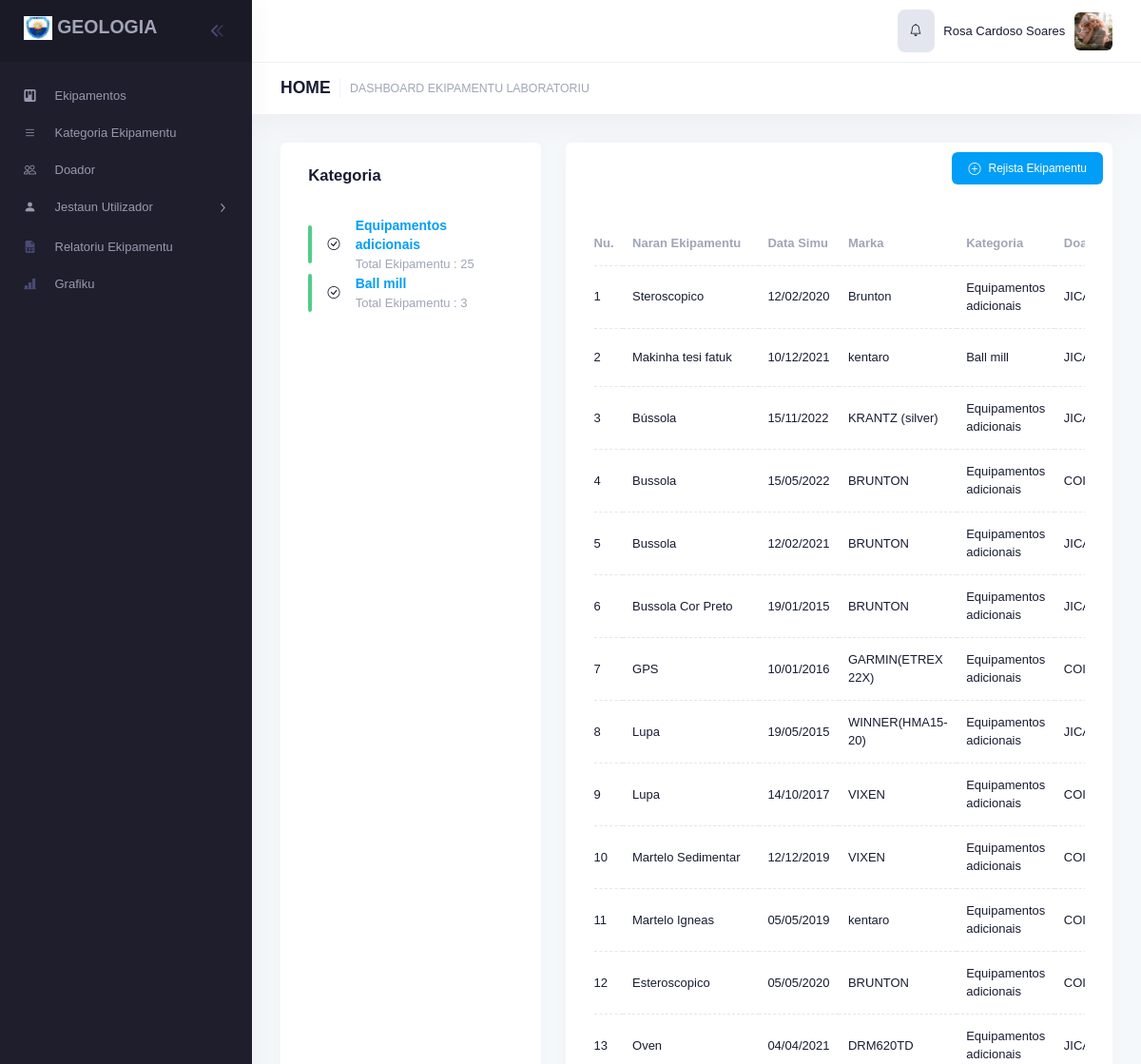
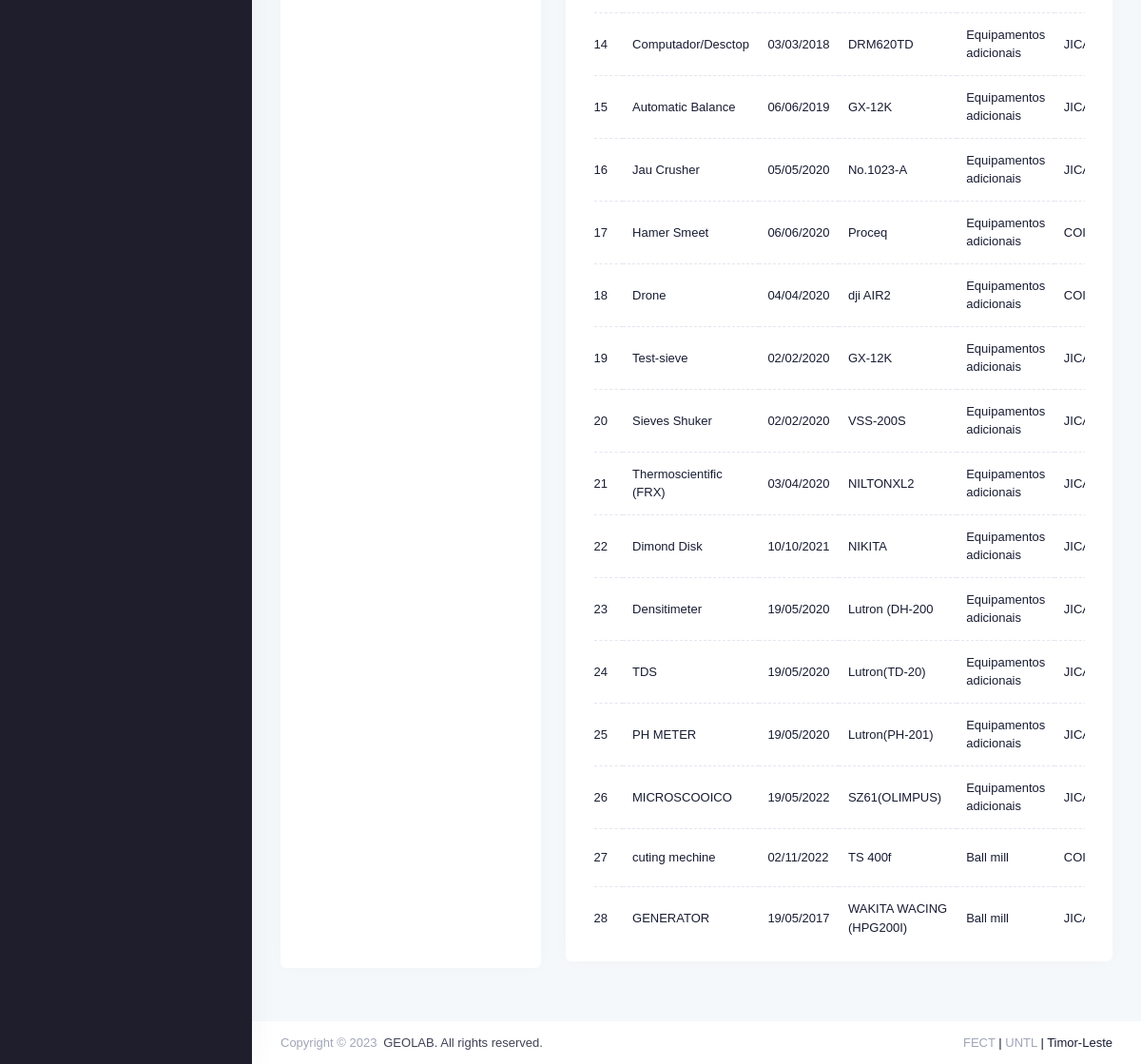
/equipments/dash/ (signed in), run on the app's committed database (2 pictures, top to bottom).
### users/models.py (models this page shows, shortened)
class Profile(models.Model):
	id = models.UUIDField(primary_key=True, default=uuid.uuid4, editable=False)
	user = models.OneToOneField(User, on_delete=models.CASCADE,related_name="user_profile")
	first_name = models.CharField(max_length=30, null=True, blank=True)
	last_name = models.CharField(max_length=30, null=True, blank=True)
	pob = models.CharField(max_length=50, verbose_name='Fatin Moris', null=True, blank=True)
	dob = models.DateField(verbose_name='Data Moris', null=True, blank=True)
	sex = models.CharField(choices=[('Mane','Mane'),('Feto','Feto')], max_length=6, null=True, blank=True)
	image = models.ImageField(upload_to=upload_profile, null=True, blank=True,
			validators=[FileExtensionValidator(allowed_extensions=['jpg','jpeg','png','gif'])], verbose_name="Upload Imajen")
	date_created = models.DateTimeField(auto_now_add=True,null=True,blank=True)

### equipments/models.py (models this page shows, shortened)
class Kategoria(models.Model):
	kategoria = models.CharField(max_length=255, null=True)
	user_created = models.ForeignKey(User, on_delete=models.CASCADE, null=True)
	date_created = models.DateTimeField(auto_now_add=True,null=True,blank=True)
	hashed = models.CharField(max_length=32, null=True)
	def totalekipamentu(self):
		return Ekipamentu.objects.filter(kategoria=self).count()

### users/decorators.py (the view)
		def wrapper_func(request, *args, **kwargs):
			group = None
			if request.user.groups.exists():
				group = request.user.groups.all()[0].name
			if group in allowed_roles:
				return view_func(request, *args, **kwargs)
			else:
				return render(request, 'auth/500.html')

### equipments/models.py (called while the page is built)
	def kuantidade(self):
		kuantidade = KuantidadeEkipamentu.objects.filter(ekipamentu=self).last()
		if kuantidade:
			return kuantidade.kuantidade_inisiu
		else:
			return 0

### equipments/views/equipments_v.py (called while the page is built)
@login_required
@allowed_users(allowed_roles=['Administracao Laboratorio','Admin','Cordenador Laboratorio','Director','Vice Director'])
def EquipmentsDash(request):
	group = request.user.groups.all()[0].name
	doadorlist = Doadores.objects.all()
	catlist = Kategoria.objects.all()
	catlist1 = Ekipamentu.objects.distinct().values('kategoria__id').all().order_by('kategoria__id')
	categorylist = []
	for x in catlist1:
		catItem = Kategoria.objects.get(id=x['kategoria__id'])
		categorylist.append(catItem)
	objects = Ekipamentu.objects.all()
	context = {
		'group':group,'objects': objects,
		'active_equipments':'active',
		'active_equipment':'active',
		'doadorlist':doadorlist,'catlist':catlist,
		'categorylist':categorylist,'page':'dash',
		'title': 'Dashboard Ekipamentu Laboratoriu', 'legend': 'Dashboard Ekipamentu Laboratoriu',
	}
	return render(request, 'equipment_a/dash.html', context)

### equipments/templates/equipment_a/dash.html (shortened to what this page needs)
{% extends 'main/base.html' %}
{% load crispy_forms_tags %}
{% load static %}
{% block content %}
<div class="toolbar" id="kt_toolbar">
	<div id="kt_toolbar_container" class="container-fluid d-flex flex-stack">
		<div data-kt-swapper="true" data-kt-swapper-mode="prepend" data-kt-swapper-parent="{default: '#kt_content_container', 'lg': '#kt_toolbar_container'}" class="page-title d-flex align-items-center flex-wrap me-3 mb-5 mb-lg-0">
			<h1 class="d-flex align-items-center text-dark fw-bolder fs-3 my-1"><a class="text-dark" href="{% url 'home' %}">HOME</a>
			<small class="text-muted fs-7 fw-bold my-1 ms-1">{{title|upper}}</small>
			</h1>
		</div>
	</div>
</div>
<div class="post d-flex flex-column-fluid" id="kt_post">
	{% if page == "dash" %}
	<div id="kt_content_container" class="container-xxl">
		<div class="row gy-5 g-xl-8">
			<div class="col-xl-4">
				<div class="card card-xl-stretch mb-xl-8">
					<div class="card-header border-0">
						<h3 class="card-title fw-bolder text-dark">Kategoria</h3>
					</div>
					<div class="card-body pt-2">
						{% for i in categorylist %}
						<div class="d-flex align-items-center">
							<span class="bullet bullet-vertical h-40px bg-success"></span>
							<div class="mx-5">
								<span class="bi bi-check-circle"></span>
							</div>
							<div class="flex-grow-1">
								<a href="{% url 'equipmentCategory' i.hashed %}" class="text-blue text-hover-dark fw-bolder fs-6">{{i.kategoria}}</a>
								<span class="text-muted fw-bold d-block">Total Ekipamentu : {{i.totalekipamentu}}</span>
							</div>
						</div>
						{%endfor%}
					</div>
				</div>
			</div>
			<div class="col-xl-8">
				<div class="card mb-5 mb-xl-10">
					<div class="d-flex justify-content-end">
						{% if group == "Admin" or group == "Administracao Laboratorio" or group == "Cordenador Laboratorio" %}
						<a href="#" class="m-3 btn btn-sm btn-primary" data-bs-toggle="modal" data-bs-target="#modal_id_create_equipment"><i class="bi bi-plus-circle"></i> Rejista Ekipamentu</a>
						{%endif%}
					</div>
					<div class="card-body pt-9 pb-0">
						<div class="table-responsive">
							<table id="example" class="table table-row-dashed table-row-gray-300 align-middle gs-0 gy-4">
								<thead>
									<tr class="fw-bolder text-muted">
										<th class="min-w-10px">Nu.</th>
										<th class="min-w-140px">Naran Ekipamentu</th>
										<th class="min-w-120px">Data Simu</th>
										<th class="min-w-120px">Marka</th>
										<th class="min-w-120px">Kategoria</th>
										<th class="min-w-120px">Doador</th>
									</tr>
								</thead>
								<tbody>
									{% for obj in objects %}
									<tr>
										<td>
										</td>
										<td data-title="Username">{{ obj.naran }}</td>
                                    	<td data-title="Group">{{ obj.data_simu|date:"d/m/Y" }}</td>
                                    	<td data-title="Email">{{ obj.marka }}</td>
                                    	<td data-title="Email">{{ obj.kategoria.kategoria }}</td>
                                    	<td data-title="Email">{{ obj.doador.kodigu }}</td>
									</tr>
									{%endfor%}
								</tbody>
							</table>
						</div>
					</div>
				</div>
			</div>
		</div>
	</div>
	{% endif %}
</div>
{% endblock %}
{% block script %}
	{% if page == 'dash' %}
		{% include 'exports_custom1.html' %}
	{% elif page == 'detail' %}
		{% include 'exports_custom2.html' %}
	{% endif %}
{% endblock %}

### main/templates/main/header.html (shortened to what this page needs)
{% load static %}
					<div id="kt_header" style="" class="header align-items-stretch">
						<div class="container-fluid d-flex align-items-stretch justify-content-between">
							<div class="d-flex align-items-stretch justify-content-between flex-lg-grow-1">
								<div class="d-flex align-items-stretch flex-shrink-0">
									<div class="d-flex align-items-center ms-1 ms-lg-3" id="kt_header_user_menu_toggle">
										<div class="cursor-pointer symbol symbol-30px symbol-md-40px" data-kt-menu-trigger="click" data-kt-menu-attach="parent" data-kt-menu-placement="bottom-end">
											<div class="p-4 bg-secondary" style="border-radius: 8px;">
												<span class="bi bi-bell"></span>
											</div>
										</div>
									</div>
									<div class="d-flex align-items-center ms-1 ms-lg-3">
										{% if request.user.user_profile.first_name %}
											{{request.user.user_profile.first_name}} {{request.user.user_profile.last_name}}
										{% else %}
											{% if request.user.email %}
												{{request.user.email}}
											{% else %}
											users@gmail.com
											{% endif %}
										{% endif %}
									</div>
									<div class="d-flex align-items-center ms-1 ms-lg-3" id="kt_header_user_menu_toggle">
										<div class="cursor-pointer symbol symbol-30px symbol-md-40px" data-kt-menu-trigger="click" data-kt-menu-attach="parent" data-kt-menu-placement="bottom-end">
										{% if request.user.user_profile.image %}
										<img src="{{request.user.user_profile.image.url}}" alt="user" />
										{% else %}
											<img src="{% static 'assets/media/avatars/300-1.jpg' %}" alt="user" />
										{% endif %}
										</div>
									</div>
								</div>
							</div>
						</div>
					</div>

### data on the page
Kategoria: kategoria "Equipamentos adicionais", totalekipamentu "25"
Kategoria: kategoria "Ball mill", totalekipamentu "3"

### other printed values
{{ request.user.user_profile.first_name }} "Rosa Cardoso"
{{ request.user.user_profile.last_name }} "Soares"
{{ title|upper }} "DASHBOARD EKIPAMENTU LABORATORIU"
